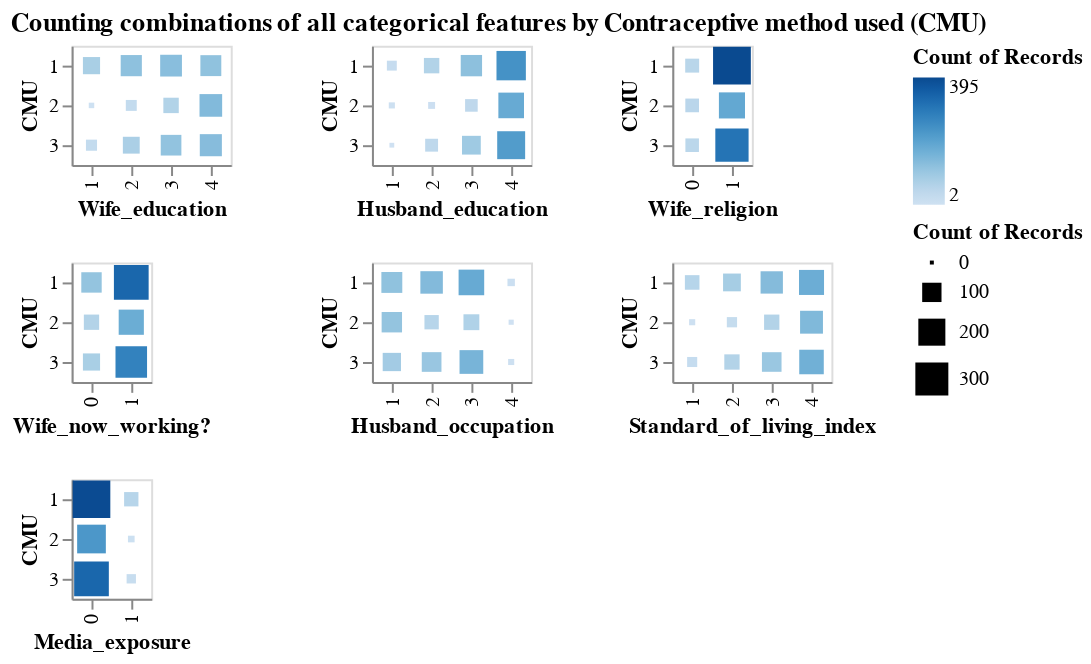

Source (notebook cell):
### Markdown cell above
Overall, the survey captured women with high levels of education, religious belief, educated partners and living at a high standard of living.

### Code cell
alt.Chart(train_df).mark_square().encode(
    x=alt.X(alt.repeat(), type="nominal"),
    y=alt.Y("Contraceptive_method_used:N", title="CMU"),
    color="count()",
    size="count()"
).repeat(
    non_numerical_features,
    columns=3,
    title="Counting combinations of all categorical features by Contraceptive method used (CMU)",
)

### Figure 1 — Vega-Lite specification as saved in the notebook (floating-point values rounded to 4 significant figures; data arrays with more than 128 entries replaced by an {"elided": "..."} marker saying what was removed)
{"$schema": "https://vega.github.io/schema/vega-lite/v4.8.1.json", "columns": 3, "config": {"view": {"continuousHeight": 300, "continuousWidth": 400}}, "datasets": {"data-ef97d55f49947803b2e3f90a33cc2dfc": {"elided": "1031 records"}}, "repeat": ["Wife_education", "Husband_education", "Wife_religion", "Wife_now_working?", "Husband_occupation", "Standard_of_living_index", "Media_exposure"], "spec": {"data": {"name": "data-ef97d55f49947803b2e3f90a33cc2dfc"}, "encoding": {"color": {"aggregate": "count", "type": "quantitative"}, "size": {"aggregate": "count", "type": "quantitative"}, "x": {"field": {"repeat": "repeat"}, "type": "nominal"}, "y": {"field": "Contraceptive_method_used", "title": "CMU", "type": "nominal"}}, "mark": "square"}, "title": "Counting combinations of all categorical features by Contraceptive method used (CMU)"}
